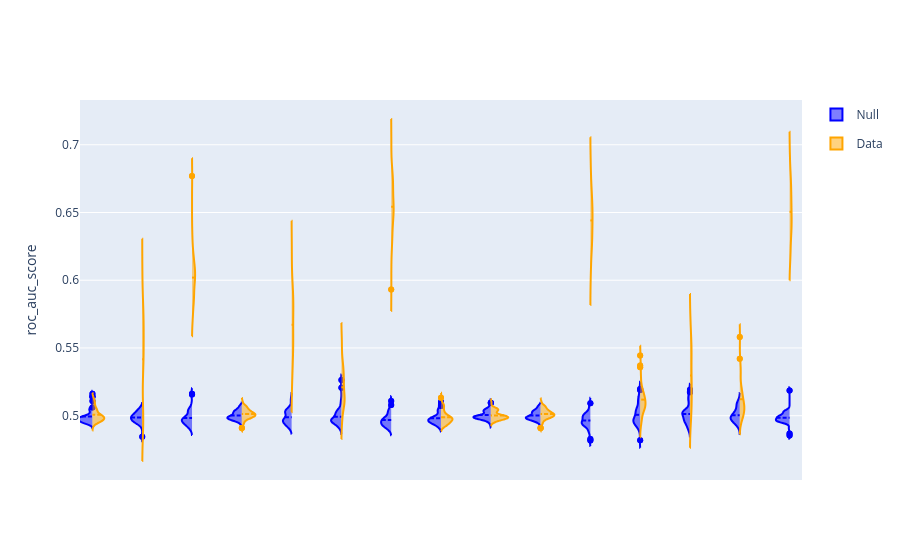

Notebook code cell kept with this figure:
### Code cell
# Parent Measures - Demographics

df1 = df_classify[(df_classify['target']=='DX_01_Cat_binarize') & 
                  (df_classify['Assessment']=='Parent_Measures') & 
                  (df_classify['Domain']=='Demographic_Questionnaire_Measures')]


interactive_plot(df=df1)

### Figure 1 — Plotly figure (JSON) as saved in the notebook; plotly's stock layout.template omitted (floating-point values rounded to 4 significant figures; data arrays with more than 128 entries replaced by an {"elided": "..."} marker saying what was removed)
{"data": [{"box": {"visible": false}, "legendgroup": "Null", "line": {"color": "blue"}, "meanline": {"visible": true}, "name": "Null", "scalegroup": "Null", "side": "negative", "type": "violin", "x": {"elided": "1650 str values"}, "y": {"elided": "1650 float values"}}, {"box": {"visible": false}, "legendgroup": "Data", "line": {"color": "orange"}, "meanline": {"visible": true}, "name": "Data", "scalegroup": "Data", "side": "positive", "type": "violin", "x": {"elided": "1650 str values"}, "y": {"elided": "1650 float values"}}], "layout": {"violingap": 0, "violinmode": "overlay", "xaxis": {"showticklabels": false}, "yaxis": {"title": {"text": "roc_auc_score"}}}}
